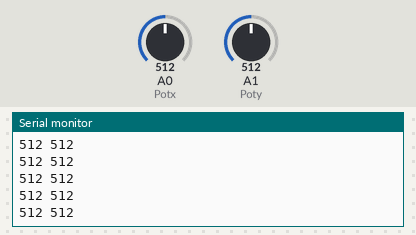
A sketch run on a simulated Arduino Uno, built with avr-gcc and run on an emulated ATmega328P. Shown: the last lines printed to the serial monitor. Inputs (shaded band) come from the test bench; at power-on: A0 (Potx) = 512, A1 (Poty) = 512.

Above: at 1.2 s.
1.3 s: A0 (Potx) set to 716
At 2.1 s:
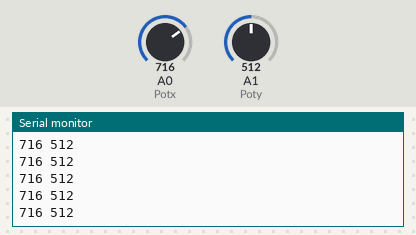
4.3 s: A1 (Poty) set to 716
At 4.9 s:
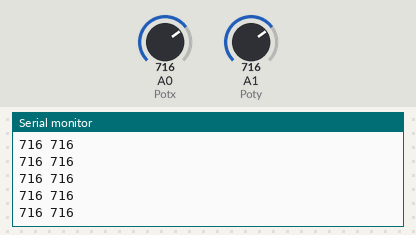
5.8 s: A0 (Potx) set to 900
At 6.9 s:
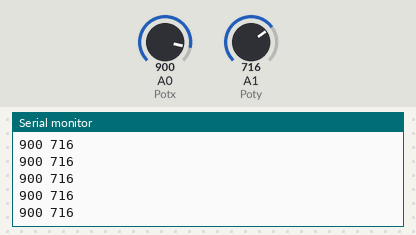
7.3 s: A1 (Poty) set to 900
At 8.3 s:
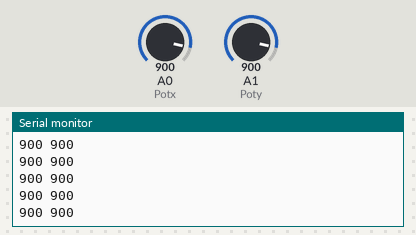
Timing chart, 0 to 9.8 s (numbered marks = the images above; inputs shaded):
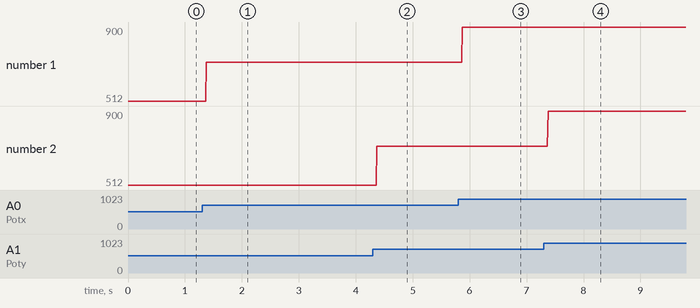

Measured:
- after the input at 1.3 s, the serial monitor: prints a new line after 0.08 s (image 1)
- after the input at 4.3 s, the serial monitor: prints a new line after 0.07 s (image 2)
- after the input at 5.8 s, the serial monitor: prints a new line after 0.07 s (image 3)
- after the input at 7.3 s, the serial monitor: prints a new line after 0.08 s (image 4)
- plotted number 1: 512 → 716 after the input at 1.3 s, 716 → 900 after the input at 5.8 s

The sketch:

P20_Joystick.ino
```cpp
int Potx = A0;
int Poty = A1;
void setup() {
  // put your setup code here, to run once:
  Serial.begin(9600);
}

void loop() {
  // put your main code here, to run repeatedly:
  int v1 = analogRead(Potx);
  int v2 = analogRead(Poty);
  Serial.println(String(v1)+" "+String(v2));
}
```
